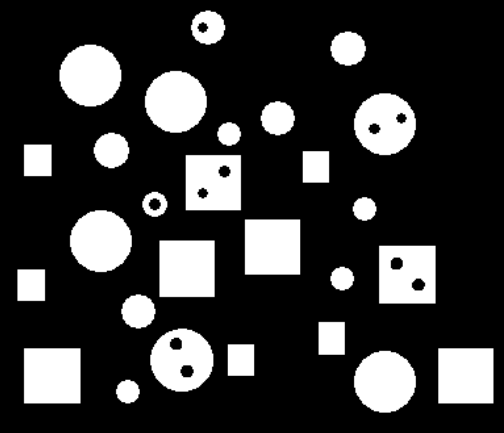
#> input picture HW6/shapes.png, 504 x 433 px
$ python 'q4_#ConnectedObjects_#Holes_#OneHoleObjs_#twoHoleObjs_#Squares_#Circles.py'   (older library calls are emulated)
#> lines starting #> are read from the running program, lines starting #| are printed output that depends on the picture; after the words box and inside, x2 and y2 are one past the last pixel; in counts of white or black regions, pixels touching at a corner belong together
import cv2
import numpy as np

def labels(img):
    img_gray = cv2.cvtColor(img, cv2.COLOR_BGR2GRAY)
    ret, labels = cv2.connectedComponents(img_gray)
    return labels
def connected_sep(labels):
    cnn=[]
    all = []
    for i in range(len(labels)):
        for j in range(len(labels[i])):
            if labels[i][j] not in cnn:
                cnn.append(labels[i][j])
    for lb in cnn:
        x = np.zeros((len(labels),len(labels[0])))
        for i in range(len(labels)):
            for j in range(len(labels[i])):
                if labels[i][j]==lb:
                    x[i][j]=255
        all.append(x)
    return all
def connected(img):
    kernel = np.ones((10, 10), np.uint8)
    closing = cv2.morphologyEx(img, cv2.MORPH_CLOSE, kernel)
    img_gray = cv2.cvtColor(closing, cv2.COLOR_BGR2GRAY)
    binary_map = (img_gray > 0).astype(np.uint8)
    connectivity = 4
    output,_,_,_ = cv2.connectedComponentsWithStats(binary_map, connectivity, cv2.CV_32S)
    print("connected Number:")
    print(output)
    return output,closing

def rects(img):
    kernel = np.ones((5, 5), np.uint8)
    closing = cv2.morphologyEx(img, cv2.MORPH_CLOSE, kernel)
    img_gray = cv2.cvtColor(closing, cv2.COLOR_BGR2GRAY)
    binary_map = (img_gray > 0).astype(np.uint8)
    connectivity = 4
    output,_,_,_ = cv2.connectedComponentsWithStats(binary_map, connectivity, cv2.CV_32S)
    print("connected Number:")
    print(output)
    return output,closing

def holes(img):
    kernel = np.ones((10, 10), np.uint8)
    closing = cv2.morphologyEx(img, cv2.MORPH_CLOSE, kernel)
    for i in range(len(img)):
        for j in range(len(img[0])):
            closing[i][j]=closing[i][j]-img[i][j]

    kernel = np.ones((7,7), np.uint8)
    opening = cv2.morphologyEx(closing, cv2.MORPH_OPEN, kernel)
    img_gray = cv2.cvtColor(opening, cv2.COLOR_BGR2GRAY)
    connectivity = 4
    output,_,_,_ = cv2.connectedComponentsWithStats(img_gray, connectivity, cv2.CV_32S)
    return output,opening
def counter(comp,hole):
    count = np.zeros(len(comp))
    for i in range(len(comp)):
        for j in range(len(hole)):
            x = np.sum(comp[i]*hole[j])
            if x!= 0:
                count[i]=count[i]+1
        count[i]= count[i]-1
    hole1=0
    hole2=0
    for i in count:
        if i !=0 :
          if i ==1:
              hole1 = hole1+1
          else:
              hole2 = hole2+1
    return hole1,hole2


img = cv2.imread('shapes.png',1)
#> img is the input picture: shape (433, 504, 3); min 0, max 255, mean 54.5
cnnum,cnn = connected(img)
#> in connected, `closing = cv2.morphologyEx(img, cv2.MORPH_CLOSE, kernel)`:
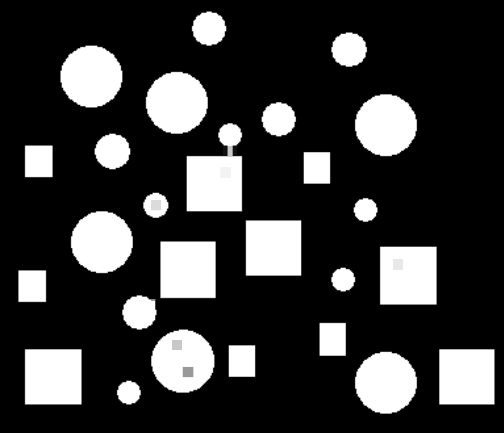
#> closing: shape (433, 504, 3); min 0, max 255, mean 55.7
#> in connected, `binary_map = (img_gray > 0).astype(np.uint8)`:
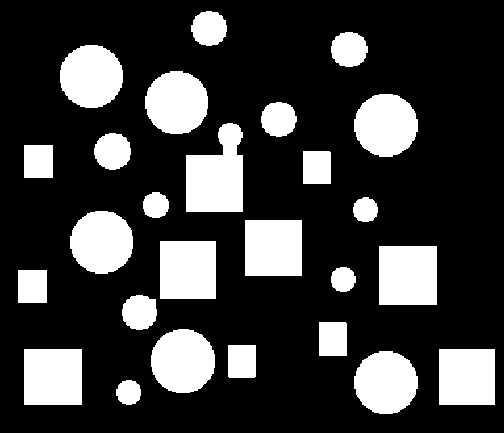
#> binary_map: shape (433, 504); values 0 (black) and 1 (white), 23.3% white; 26 white regions, largest, box (x1, y1, x2, y2) and area: (186, 123, 243, 212) 3846, (379, 246, 437, 305) 3422, (151, 329, 215, 393) 3256
#> in connected, `output,_,_,_ = cv2.connectedComponentsWithStats(binary_map, connectivi..`: output = 27
#| 27
#> cnnum = 27
components = connected_sep(labels(cnn))
#> in labels, `ret, labels = cv2.connectedComponents(img_gray)`:
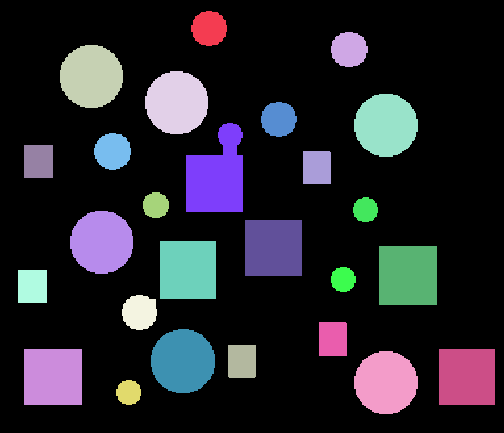
#> labels: shape (433, 504) int32; 27 distinct labels, from 0 to 26; one colour per label, 0 black
#> in connected_sep, `cnn=[]`: cnn = []
#> after the loop in connected_sep, `for i in range(len(labels)):`: cnn = 27 values from 0 to 26
#> the loop in connected_sep, `for lb in cnn:` made 27 passes
#> after the loop in connected_sep, `for lb in cnn:`:
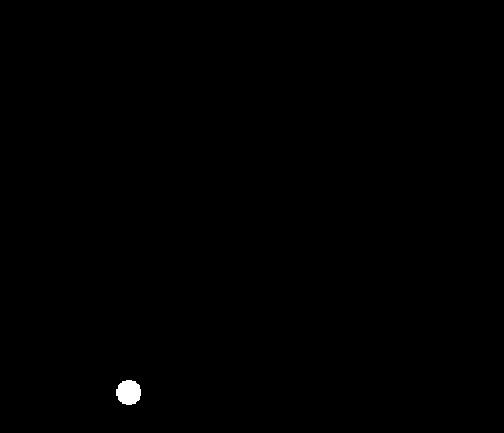
#> x: shape (433, 504) float64; 0.23% white; 1 white region, box (x1, y1, x2, y2) and area: (116, 380, 141, 405) 493
#> after the loop in connected_sep, `for lb in cnn:`: all = 27 items
#> components = 27 items
hlnum,hl = holes(img)
#> after the loop in holes, `for i in range(len(img)):`:
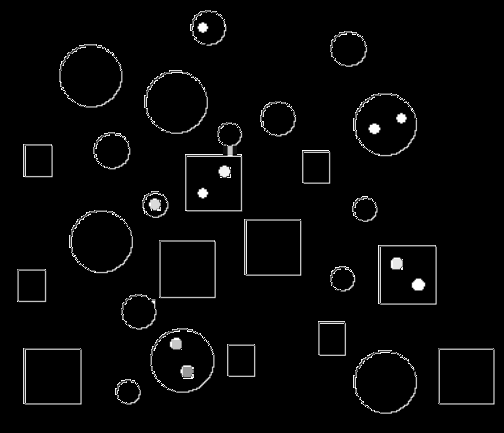
#> closing: shape (433, 504, 3); min 0, max 255, mean 7
#> in holes, `output,_,_,_ = cv2.connectedComponentsWithStats(img_gray, connectivity..`: output = 12
#> hlnum = 12
hol=connected_sep(labels(hl))
#> in labels (call 2), `ret, labels = cv2.connectedComponents(img_gray)`: labels: shape (433, 504) int32; 12 distinct labels, from 0 to 11
#> in connected_sep (call 2), `cnn=[]`: cnn = []
#> after the loop in connected_sep (call 2), `for i in range(len(labels)):`: cnn = [0, 1, 2, 3, 4, 5, 6, 7, 8, 9, 10, 11]
#> the loop in connected_sep (call 2), `for lb in cnn:` made 12 passes
#> after the loop in connected_sep (call 2), `for lb in cnn:`:
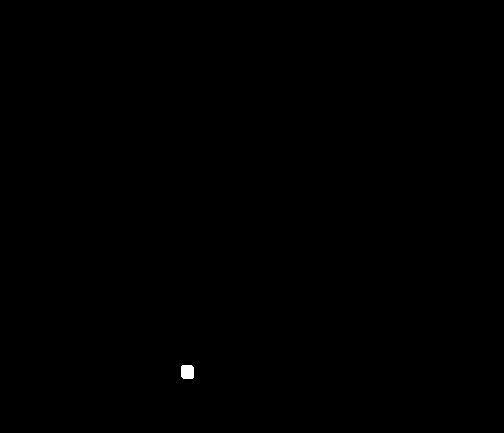
#> x: shape (433, 504) float64; 0.08% white; 1 white region, box (x1, y1, x2, y2) and area: (181, 365, 194, 379) 174
#> after the loop in connected_sep (call 2), `for lb in cnn:`: all = 12 items
#> hol = 12 items
h1,h2=counter(components,hol)
#> in counter, `count = np.zeros(len(comp))`: count = 27 values from 0 to 0
#> the loop in counter, `for i in range(len(comp)):` made 27 passes
#> after the loop in counter, `for i in range(len(comp)):`: count = 27 values, max 3 at index 7, min 0 at index 0, mean 0.407
#> the loop in counter, `for i in count:` made 27 passes
#> (i, hole1) on pass 12: (1, 2)
#> i on passes 3 to 8: 0, 0, 0, 2, 0, 3
#> after the loop in counter, `for i in count:`: hole1 = 2; hole2 = 4
#> h1 = 2; h2 = 4
print("number of components with one hole:")
print(h1)
#| 2
print("number of components with two holes:")
print(h2)
#| 4
print("number of holes:")
print(h1+2*h2)
#| 10
kernel = np.zeros((30, 30), np.int8)
cl = cv2.cvtColor(cnn, cv2.COLOR_BGR2GRAY)
k=0
#Count Number of squars using this pattern
#0000
#0111
#01
#01
for i in range(len(cl)-10):
    for j in range(len(cl[i]) - 10):
        w=0
        for l in range(10):
            if cl[i+l][j]==0 and cl[i+l][j+1]>0 :
                w = w+1
            if cl[i][j+ l]==0 and cl[i+1][j+l]> 0:
                w = w + 1
        if w > 15 :
            k = k+1
#> after the loop, k = 11
print("Number of squars:")
print(k)
#| 11
print("Nuber of circles:")
print(cnnum-k)
#| 16
cv2.imshow('holes',cl)
cv2.waitKey(0)
#> (the run stopped early here; a loop or call above may not have finished)
